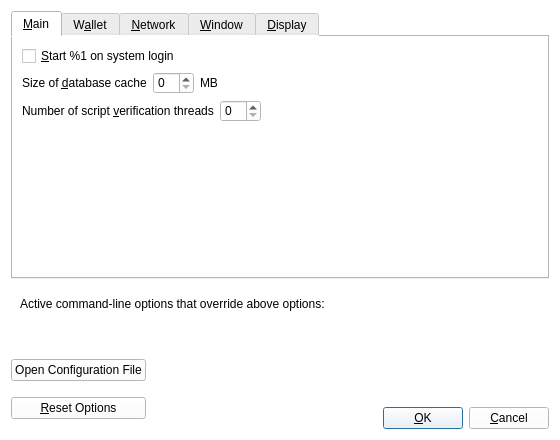
<?xml version="1.0" encoding="UTF-8"?>
<ui version="4.0">
 <class>OptionsDialog</class>
 <widget class="QDialog" name="OptionsDialog">
  <property name="geometry">
   <rect>
    <x>0</x>
    <y>0</y>
    <width>560</width>
    <height>440</height>
   </rect>
  </property>
  <property name="windowTitle">
   <string>Options</string>
  </property>
  <property name="styleSheet">
   <string notr="true">font: 8pt &quot;UD Digi Kyokasho NP-R&quot;;
background-color: rgb(255, 255, 255)
</string>
  </property>
  <property name="modal">
   <bool>true</bool>
  </property>
  <layout class="QVBoxLayout" name="verticalLayout">
   <item>
    <widget class="QTabWidget" name="tabWidget">
     <property name="currentIndex">
      <number>0</number>
     </property>
     <widget class="QWidget" name="tabMain">
      <attribute name="title">
       <string>&amp;Main</string>
      </attribute>
      <layout class="QVBoxLayout" name="verticalLayout_Main">
       <item>
        <widget class="QCheckBox" name="bitcoinAtStartup">
         <property name="toolTip">
          <string>Automatically start %1 after logging in to the system.</string>
         </property>
         <property name="text">
          <string>&amp;Start %1 on system login</string>
         </property>
        </widget>
       </item>
       <item>
        <layout class="QHBoxLayout" name="horizontalLayout_2_Main">
         <item>
          <widget class="QLabel" name="databaseCacheLabel">
           <property name="text">
            <string>Size of &amp;database cache</string>
           </property>
           <property name="textFormat">
            <enum>Qt::PlainText</enum>
           </property>
           <property name="buddy">
            <cstring>databaseCache</cstring>
           </property>
          </widget>
         </item>
         <item>
          <widget class="QSpinBox" name="databaseCache"/>
         </item>
         <item>
          <widget class="QLabel" name="databaseCacheUnitLabel">
           <property name="text">
            <string>MB</string>
           </property>
           <property name="textFormat">
            <enum>Qt::PlainText</enum>
           </property>
          </widget>
         </item>
         <item>
          <spacer name="horizontalSpacer_2_Main">
           <property name="orientation">
            <enum>Qt::Horizontal</enum>
           </property>
           <property name="sizeHint" stdset="0">
            <size>
             <width>40</width>
             <height>20</height>
            </size>
           </property>
          </spacer>
         </item>
        </layout>
       </item>
       <item>
        <layout class="QHBoxLayout" name="horizontalLayout_3_Main">
         <item>
          <widget class="QLabel" name="threadsScriptVerifLabel">
           <property name="text">
            <string>Number of script &amp;verification threads</string>
           </property>
           <property name="textFormat">
            <enum>Qt::PlainText</enum>
           </property>
           <property name="buddy">
            <cstring>threadsScriptVerif</cstring>
           </property>
          </widget>
         </item>
         <item>
          <widget class="QSpinBox" name="threadsScriptVerif">
           <property name="toolTip">
            <string>(0 = auto, &lt;0 = leave that many cores free)</string>
           </property>
          </widget>
         </item>
         <item>
          <spacer name="horizontalSpacer_3_Main">
           <property name="orientation">
            <enum>Qt::Horizontal</enum>
           </property>
           <property name="sizeHint" stdset="0">
            <size>
             <width>40</width>
             <height>20</height>
            </size>
           </property>
          </spacer>
         </item>
        </layout>
       </item>
       <item>
        <spacer name="verticalSpacer_Main">
         <property name="orientation">
          <enum>Qt::Vertical</enum>
         </property>
         <property name="sizeHint" stdset="0">
          <size>
           <width>20</width>
           <height>40</height>
          </size>
         </property>
        </spacer>
       </item>
      </layout>
     </widget>
     <widget class="QWidget" name="tabWallet">
      <attribute name="title">
       <string>W&amp;allet</string>
      </attribute>
      <layout class="QVBoxLayout" name="verticalLayout_Wallet">
       <item>
        <widget class="QGroupBox" name="groupBox">
         <property name="title">
          <string>Expert</string>
         </property>
         <layout class="QVBoxLayout" name="verticalLayout_2">
          <item>
           <widget class="QCheckBox" name="coinControlFeatures">
            <property name="toolTip">
             <string>Whether to show coin control features or not.</string>
            </property>
            <property name="text">
             <string>Enable coin &amp;control features</string>
            </property>
           </widget>
          </item>
          <item>
           <widget class="QCheckBox" name="spendZeroConfChange">
            <property name="toolTip">
             <string>If you disable the spending of unconfirmed change, the change from a transaction cannot be used until that transaction has at least one confirmation. This also affects how your balance is computed.</string>
            </property>
            <property name="text">
             <string>&amp;Spend unconfirmed change</string>
            </property>
           </widget>
          </item>
         </layout>
        </widget>
       </item>
       <item>
        <spacer name="verticalSpacer_Wallet">
         <property name="orientation">
          <enum>Qt::Vertical</enum>
         </property>
         <property name="sizeHint" stdset="0">
          <size>
           <width>20</width>
           <height>40</height>
          </size>
         </property>
        </spacer>
       </item>
      </layout>
     </widget>
     <widget class="QWidget" name="tabNetwork">
      <attribute name="title">
       <string>&amp;Network</string>
      </attribute>
      <layout class="QVBoxLayout" name="verticalLayout_Network">
       <item>
        <widget class="QCheckBox" name="mapPortUpnp">
         <property name="toolTip">
          <string>Automatically open the Litecoin client port on the router. This only works when your router supports UPnP and it is enabled.</string>
         </property>
         <property name="text">
          <string>Map port using &amp;UPnP</string>
         </property>
        </widget>
       </item>
       <item>
        <widget class="QCheckBox" name="allowIncoming">
         <property name="toolTip">
          <string>Accept connections from outside.</string>
         </property>
         <property name="text">
          <string>Allow incomin&amp;g connections</string>
         </property>
        </widget>
       </item>
       <item>
        <widget class="QCheckBox" name="connectSocks">
         <property name="toolTip">
          <string>Connect to the Litecoin network through a SOCKS5 proxy.</string>
         </property>
         <property name="text">
          <string>&amp;Connect through SOCKS5 proxy (default proxy):</string>
         </property>
        </widget>
       </item>
       <item>
        <layout class="QHBoxLayout" name="horizontalLayout_1_Network">
         <item>
          <widget class="QLabel" name="proxyIpLabel">
           <property name="text">
            <string>Proxy &amp;IP:</string>
           </property>
           <property name="textFormat">
            <enum>Qt::PlainText</enum>
           </property>
           <property name="buddy">
            <cstring>proxyIp</cstring>
           </property>
          </widget>
         </item>
         <item>
          <widget class="QValidatedLineEdit" name="proxyIp">
           <property name="minimumSize">
            <size>
             <width>140</width>
             <height>0</height>
            </size>
           </property>
           <property name="maximumSize">
            <size>
             <width>140</width>
             <height>16777215</height>
            </size>
           </property>
           <property name="toolTip">
            <string>IP address of the proxy (e.g. IPv4: 127.0.0.1 / IPv6: ::1)</string>
           </property>
          </widget>
         </item>
         <item>
          <widget class="QLabel" name="proxyPortLabel">
           <property name="text">
            <string>&amp;Port:</string>
           </property>
           <property name="textFormat">
            <enum>Qt::PlainText</enum>
           </property>
           <property name="buddy">
            <cstring>proxyPort</cstring>
           </property>
          </widget>
         </item>
         <item>
          <widget class="QLineEdit" name="proxyPort">
           <property name="minimumSize">
            <size>
             <width>55</width>
             <height>0</height>
            </size>
           </property>
           <property name="maximumSize">
            <size>
             <width>55</width>
             <height>16777215</height>
            </size>
           </property>
           <property name="toolTip">
            <string>Port of the proxy (e.g. 9050)</string>
           </property>
          </widget>
         </item>
         <item>
          <spacer name="horizontalSpacer_1_Network">
           <property name="orientation">
            <enum>Qt::Horizontal</enum>
           </property>
           <property name="sizeHint" stdset="0">
            <size>
             <width>40</width>
             <height>20</height>
            </size>
           </property>
          </spacer>
         </item>
        </layout>
       </item>
       <item>
        <layout class="QHBoxLayout" name="horizontalLayout_2_Network">
         <item>
          <widget class="QLabel" name="proxyActiveNets">
           <property name="text">
            <string>Used for reaching peers via:</string>
           </property>
           <property name="textFormat">
            <enum>Qt::PlainText</enum>
           </property>
          </widget>
         </item>
         <item>
          <widget class="QCheckBox" name="proxyReachIPv4">
           <property name="enabled">
            <bool>false</bool>
           </property>
           <property name="toolTip">
            <string>Shows if the supplied default SOCKS5 proxy is used to reach peers via this network type.</string>
           </property>
           <property name="text">
            <string/>
           </property>
          </widget>
         </item>
         <item>
          <widget class="QLabel" name="proxyReachIPv4Label">
           <property name="text">
            <string>IPv4</string>
           </property>
           <property name="textFormat">
            <enum>Qt::PlainText</enum>
           </property>
          </widget>
         </item>
         <item>
          <widget class="QCheckBox" name="proxyReachIPv6">
           <property name="enabled">
            <bool>false</bool>
           </property>
           <property name="toolTip">
            <string>Shows if the supplied default SOCKS5 proxy is used to reach peers via this network type.</string>
           </property>
           <property name="text">
            <string/>
           </property>
          </widget>
         </item>
         <item>
          <widget class="QLabel" name="proxyReachIPv6Label">
           <property name="text">
            <string>IPv6</string>
           </property>
           <property name="textFormat">
            <enum>Qt::PlainText</enum>
           </property>
          </widget>
         </item>
         <item>
          <widget class="QCheckBox" name="proxyReachTor">
           <property name="enabled">
            <bool>false</bool>
           </property>
           <property name="toolTip">
            <string>Shows if the supplied default SOCKS5 proxy is used to reach peers via this network type.</string>
           </property>
           <property name="text">
            <string/>
           </property>
          </widget>
         </item>
         <item>
          <widget class="QLabel" name="proxyReachTorLabel">
           <property name="text">
            <string>Tor</string>
           </property>
           <property name="textFormat">
            <enum>Qt::PlainText</enum>
           </property>
          </widget>
         </item>
         <item>
          <spacer name="horizontalSpacer_2_Network">
           <property name="orientation">
            <enum>Qt::Horizontal</enum>
           </property>
           <property name="sizeHint" stdset="0">
            <size>
             <width>40</width>
             <height>20</height>
            </size>
           </property>
          </spacer>
         </item>
        </layout>
       </item>
       <item>
        <widget class="QCheckBox" name="connectSocksTor">
         <property name="toolTip">
          <string>Connect to the Litecoin network through a separate SOCKS5 proxy for Tor hidden services.</string>
         </property>
         <property name="text">
          <string>Use separate SOCKS&amp;5 proxy to reach peers via Tor hidden services:</string>
         </property>
        </widget>
       </item>
       <item>
        <layout class="QHBoxLayout" name="horizontalLayout_3_Network">
         <item>
          <widget class="QLabel" name="proxyIpTorLabel">
           <property name="text">
            <string>Proxy &amp;IP:</string>
           </property>
           <property name="textFormat">
            <enum>Qt::PlainText</enum>
           </property>
           <property name="buddy">
            <cstring>proxyIpTor</cstring>
           </property>
          </widget>
         </item>
         <item>
          <widget class="QValidatedLineEdit" name="proxyIpTor">
           <property name="minimumSize">
            <size>
             <width>140</width>
             <height>0</height>
            </size>
           </property>
           <property name="maximumSize">
            <size>
             <width>140</width>
             <height>16777215</height>
            </size>
           </property>
           <property name="toolTip">
            <string>IP address of the proxy (e.g. IPv4: 127.0.0.1 / IPv6: ::1)</string>
           </property>
          </widget>
         </item>
         <item>
          <widget class="QLabel" name="proxyPortTorLabel">
           <property name="text">
            <string>&amp;Port:</string>
           </property>
           <property name="textFormat">
            <enum>Qt::PlainText</enum>
           </property>
           <property name="buddy">
            <cstring>proxyPortTor</cstring>
           </property>
          </widget>
         </item>
         <item>
          <widget class="QLineEdit" name="proxyPortTor">
           <property name="minimumSize">
            <size>
             <width>55</width>
             <height>0</height>
            </size>
           </property>
           <property name="maximumSize">
            <size>
             <width>55</width>
             <height>16777215</height>
            </size>
           </property>
           <property name="toolTip">
            <string>Port of the proxy (e.g. 9050)</string>
           </property>
          </widget>
         </item>
         <item>
          <spacer name="horizontalSpacer_4_Network">
           <property name="orientation">
            <enum>Qt::Horizontal</enum>
           </property>
           <property name="sizeHint" stdset="0">
            <size>
             <width>40</width>
             <height>20</height>
            </size>
           </property>
          </spacer>
         </item>
        </layout>
       </item>
       <item>
        <spacer name="verticalSpacer_Network">
         <property name="orientation">
          <enum>Qt::Vertical</enum>
         </property>
         <property name="sizeHint" stdset="0">
          <size>
           <width>20</width>
           <height>40</height>
          </size>
         </property>
        </spacer>
       </item>
      </layout>
     </widget>
     <widget class="QWidget" name="tabWindow">
      <attribute name="title">
       <string>&amp;Window</string>
      </attribute>
      <layout class="QVBoxLayout" name="verticalLayout_Window">
       <item>
        <widget class="QCheckBox" name="hideTrayIcon">
         <property name="toolTip">
          <string>Hide the icon from the system tray.</string>
         </property>
         <property name="text">
          <string>&amp;Hide tray icon</string>
         </property>
        </widget>
       </item>
       <item>
        <widget class="QCheckBox" name="minimizeToTray">
         <property name="toolTip">
          <string>Show only a tray icon after minimizing the window.</string>
         </property>
         <property name="text">
          <string>&amp;Minimize to the tray instead of the taskbar</string>
         </property>
        </widget>
       </item>
       <item>
        <widget class="QCheckBox" name="minimizeOnClose">
         <property name="toolTip">
          <string>Minimize instead of exit the application when the window is closed. When this option is enabled, the application will be closed only after selecting Exit in the menu.</string>
         </property>
         <property name="text">
          <string>M&amp;inimize on close</string>
         </property>
        </widget>
       </item>
       <item>
        <spacer name="verticalSpacer_Window">
         <property name="orientation">
          <enum>Qt::Vertical</enum>
         </property>
         <property name="sizeHint" stdset="0">
          <size>
           <width>20</width>
           <height>40</height>
          </size>
         </property>
        </spacer>
       </item>
      </layout>
     </widget>
     <widget class="QWidget" name="tabDisplay">
      <attribute name="title">
       <string>&amp;Display</string>
      </attribute>
      <layout class="QVBoxLayout" name="verticalLayout_Display">
       <item>
        <layout class="QHBoxLayout" name="horizontalLayout_1_Display">
         <item>
          <widget class="QLabel" name="langLabel">
           <property name="text">
            <string>User Interface &amp;language:</string>
           </property>
           <property name="textFormat">
            <enum>Qt::PlainText</enum>
           </property>
           <property name="buddy">
            <cstring>lang</cstring>
           </property>
          </widget>
         </item>
         <item>
          <widget class="QValueComboBox" name="lang">
           <property name="toolTip">
            <string>The user interface language can be set here. This setting will take effect after restarting %1.</string>
           </property>
          </widget>
         </item>
        </layout>
       </item>
       <item>
        <layout class="QHBoxLayout" name="horizontalLayout_2_Display">
         <item>
          <widget class="QLabel" name="unitLabel">
           <property name="text">
            <string>&amp;Unit to show amounts in:</string>
           </property>
           <property name="textFormat">
            <enum>Qt::PlainText</enum>
           </property>
           <property name="buddy">
            <cstring>unit</cstring>
           </property>
          </widget>
         </item>
         <item>
          <widget class="QValueComboBox" name="unit">
           <property name="toolTip">
            <string>Choose the default subdivision unit to show in the interface and when sending coins.</string>
           </property>
          </widget>
         </item>
        </layout>
       </item>
       <item>
        <layout class="QHBoxLayout" name="horizontalLayout_3_Display">
         <item>
          <widget class="QLabel" name="thirdPartyTxUrlsLabel">
           <property name="toolTip">
            <string>Third party URLs (e.g. a block explorer) that appear in the transactions tab as context menu items. %s in the URL is replaced by transaction hash. Multiple URLs are separated by vertical bar |.</string>
           </property>
           <property name="text">
            <string>&amp;Third party transaction URLs</string>
           </property>
           <property name="buddy">
            <cstring>thirdPartyTxUrls</cstring>
           </property>
          </widget>
         </item>
         <item>
          <widget class="QLineEdit" name="thirdPartyTxUrls">
           <property name="toolTip">
            <string>Third party URLs (e.g. a block explorer) that appear in the transactions tab as context menu items. %s in the URL is replaced by transaction hash. Multiple URLs are separated by vertical bar |.</string>
           </property>
          </widget>
         </item>
        </layout>
       </item>
       <item>
        <spacer name="verticalSpacer_Display">
         <property name="orientation">
          <enum>Qt::Vertical</enum>
         </property>
         <property name="sizeHint" stdset="0">
          <size>
           <width>20</width>
           <height>40</height>
          </size>
         </property>
        </spacer>
       </item>
      </layout>
     </widget>
    </widget>
   </item>
   <item>
    <widget class="QFrame" name="frame">
     <layout class="QVBoxLayout" name="verticalLayout_Bottom">
      <item>
       <layout class="QHBoxLayout" name="horizontalLayout_Bottom">
        <item>
         <widget class="QLabel" name="overriddenByCommandLineInfoLabel">
          <property name="text">
           <string>Active command-line options that override above options:</string>
          </property>
          <property name="textFormat">
           <enum>Qt::PlainText</enum>
          </property>
         </widget>
        </item>
        <item>
         <spacer name="horizontalSpacer_Bottom">
          <property name="orientation">
           <enum>Qt::Horizontal</enum>
          </property>
          <property name="sizeHint" stdset="0">
           <size>
            <width>40</width>
            <height>20</height>
           </size>
          </property>
         </spacer>
        </item>
       </layout>
      </item>
      <item>
       <widget class="QLabel" name="overriddenByCommandLineLabel">
        <property name="text">
         <string/>
        </property>
        <property name="textFormat">
         <enum>Qt::PlainText</enum>
        </property>
        <property name="wordWrap">
         <bool>true</bool>
        </property>
       </widget>
      </item>
     </layout>
    </widget>
   </item>
   <item>
    <layout class="QHBoxLayout" name="horizontalLayout_Buttons">
     <item>
      <layout class="QVBoxLayout" name="verticalLayout_Buttons">
       <item>
        <widget class="QPushButton" name="openBitcoinConfButton">
         <property name="toolTip">
          <string>Open the %1 configuration file from the working directory.</string>
         </property>
         <property name="text">
          <string>Open Configuration File</string>
         </property>
         <property name="autoDefault">
          <bool>false</bool>
         </property>
        </widget>
       </item>
       <item>
        <widget class="QPushButton" name="resetButton">
         <property name="toolTip">
          <string>Reset all client options to default.</string>
         </property>
         <property name="text">
          <string>&amp;Reset Options</string>
         </property>
         <property name="autoDefault">
          <bool>false</bool>
         </property>
        </widget>
       </item>
      </layout>
     </item>
     <item>
      <spacer name="horizontalSpacer_1">
       <property name="orientation">
        <enum>Qt::Horizontal</enum>
       </property>
       <property name="sizeHint" stdset="0">
        <size>
         <width>40</width>
         <height>48</height>
        </size>
       </property>
      </spacer>
     </item>
     <item>
      <widget class="QLabel" name="statusLabel">
       <property name="minimumSize">
        <size>
         <width>200</width>
         <height>0</height>
        </size>
       </property>
       <property name="font">
        <font>
         <family>UD Digi Kyokasho NP-R</family>
         <pointsize>8</pointsize>
         <weight>50</weight>
         <italic>false</italic>
         <bold>false</bold>
        </font>
       </property>
       <property name="text">
        <string/>
       </property>
       <property name="textFormat">
        <enum>Qt::PlainText</enum>
       </property>
       <property name="wordWrap">
        <bool>true</bool>
       </property>
      </widget>
     </item>
     <item>
      <spacer name="horizontalSpacer_2">
       <property name="orientation">
        <enum>Qt::Horizontal</enum>
       </property>
       <property name="sizeHint" stdset="0">
        <size>
         <width>40</width>
         <height>48</height>
        </size>
       </property>
      </spacer>
     </item>
     <item>
      <layout class="QVBoxLayout" name="verticalLayout_4">
       <item>
        <spacer name="verticalSpacer">
         <property name="orientation">
          <enum>Qt::Vertical</enum>
         </property>
         <property name="sizeHint" stdset="0">
          <size>
           <width>20</width>
           <height>40</height>
          </size>
         </property>
        </spacer>
       </item>
       <item>
        <layout class="QHBoxLayout" name="horizontalLayout">
         <item>
          <widget class="QPushButton" name="okButton">
           <property name="text">
            <string>&amp;OK</string>
           </property>
           <property name="autoDefault">
            <bool>false</bool>
           </property>
           <property name="default">
            <bool>true</bool>
           </property>
          </widget>
         </item>
         <item>
          <widget class="QPushButton" name="cancelButton">
           <property name="text">
            <string>&amp;Cancel</string>
           </property>
           <property name="autoDefault">
            <bool>false</bool>
           </property>
          </widget>
         </item>
        </layout>
       </item>
      </layout>
     </item>
    </layout>
   </item>
  </layout>
 </widget>
 <customwidgets>
  <customwidget>
   <class>QValidatedLineEdit</class>
   <extends>QLineEdit</extends>
   <header>qt/qvalidatedlineedit.h</header>
  </customwidget>
  <customwidget>
   <class>QValueComboBox</class>
   <extends>QComboBox</extends>
   <header>qt/qvaluecombobox.h</header>
  </customwidget>
 </customwidgets>
 <resources/>
 <connections/>
</ui>
